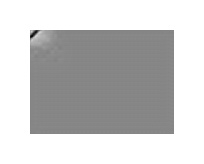
#> input picture step03_feature_extractor_matcher/input/00_20251125_100949/plate_023.jpg, 204 x 164 px
$ python -i polygon_roi_selector.py   (imports and definitions only)
#> lines starting #> are read from the running program, lines starting #| are printed output that depends on the picture; after the words box and inside, x2 and y2 are one past the last pixel; in counts of white or black regions, pixels touching at a corner belong together
#> further down, picture is the input picture: shape (164, 204, 3); min 7, max 255, mean 201.2
# CURSOR: DO NOT MODIFY THIS FILE
"""
Polygon ROI Selector Module
Cho phép người dùng chọn ROI dạng polygon bằng cách click các điểm trên video
"""

import cv2
import numpy as np
from typing import Tuple, Optional, List


class PolygonROISelector:
    """
    Interactive Polygon ROI selector sử dụng mouse callback
    Người dùng click để thêm điểm, tạo thành polygon
    """

    def __init__(self, window_name: str = "Select Polygon ROI", max_points: int = 4):
        """
        Initialize Polygon ROI selector

        Args:
            window_name (str): Tên cửa sổ hiển thị
            max_points (int): Số điểm tối đa (mặc định 4 cho tứ giác)
        """
        self.window_name = window_name
        self.max_points = max_points
        self.points = []  # List of (x, y) tuples
        self.current_frame = None
        self.scale_factor = 1.0  # Scale factor for coordinate adjustment

        # Setup mouse callback
        cv2.namedWindow(self.window_name, cv2.WINDOW_NORMAL)
        cv2.resizeWindow(self.window_name, 1200, 800)
        cv2.setMouseCallback(self.window_name, self.mouse_callback)

    # [38 lines left out: functions mouse_callback, get_polygon_points, not called in this run]

    def draw_polygon_preview(self, frame: np.ndarray) -> np.ndarray:
        """
        Vẽ preview polygon trên frame

        Args:
            frame (np.ndarray): Frame để vẽ

        Returns:
            np.ndarray: Frame với polygon preview
        """
        display_frame = frame.copy()

        # Vẽ các điểm đã chọn
        for i, pt in enumerate(self.points):
            cv2.circle(display_frame, pt, 8, (0, 255, 0), -1)
            cv2.circle(display_frame, pt, 10, (255, 255, 255), 2)

            # Label cho điểm
            label = f"P{i+1}"
            cv2.putText(display_frame, label, (pt[0]+15, pt[1]-10),
                       cv2.FONT_HERSHEY_SIMPLEX, 0.7, (0, 255, 0), 2)

        # Vẽ các cạnh nối giữa các điểm
        if len(self.points) > 1:
            for i in range(len(self.points)):
                pt1 = self.points[i]
                pt2 = self.points[(i+1) % len(self.points)]
                cv2.line(display_frame, pt1, pt2, (0, 255, 0), 2)

        # Tô màu semi-transparent cho vùng polygon (nếu có >= 3 điểm)
        if len(self.points) >= 3:
            overlay = display_frame.copy()
            pts = np.array(self.points, dtype=np.int32)
            cv2.fillPoly(overlay, [pts], (0, 255, 0))
            cv2.addWeighted(overlay, 0.3, display_frame, 0.7, 0, display_frame)

        # Hiển thị hướng dẫn
        instructions = [
            f"Da chon: {len(self.points)}/{self.max_points} diem",
            "LEFT CLICK: Them diem",
            "RIGHT CLICK: Xoa diem cuoi",
            "ENTER: Xac nhan (can >= 3 diem)",
            "'r': Reset tat ca",
            "ESC: Huy",
            f"Scale: {self.scale_factor:.2f}x"
        ]

        # Vẽ background cho text
        bg_height = len(instructions) * 30 + 20
        overlay = display_frame.copy()
        cv2.rectangle(overlay, (5, 5), (400, bg_height), (0, 0, 0), -1)
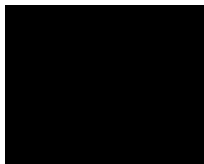
#> overlay: shape (164, 204, 3); 5.4% white; 1 white region, box (x1, y1, x2, y2) and area: (0, 0, 204, 164) 1815
        cv2.addWeighted(overlay, 0.6, display_frame, 0.4, 0, display_frame)
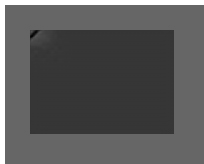
#> display_frame: shape (164, 204, 3); min 3, max 255, mean 88.8

        # Vẽ text hướng dẫn
        for i, instruction in enumerate(instructions):
            color = (0, 255, 0) if i == 0 else (255, 255, 255)
            cv2.putText(display_frame, instruction, (10, 30 + i * 30),
                       cv2.FONT_HERSHEY_SIMPLEX, 0.6, color, 2)
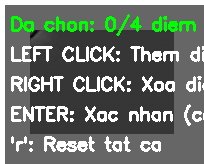
#> display_frame: shape (164, 204, 3); 17.12% of pixels changed, all inside (x1, y1, x2, y2) = (11, 14, 204, 152)

        return display_frame

    # [81 lines left out: function select_roi_from_video, not called in this run]

    def select_roi_from_frame(self, frame: np.ndarray) -> Optional[List[Tuple[int, int]]]:
        """
        Chọn Polygon ROI từ frame cụ thể

        Args:
            frame (np.ndarray): Frame để chọn ROI

        Returns:
            List of (x, y) tuples representing polygon vertices hoặc None
        """
        self.current_frame = frame

        print(f"\n{'='*50}")
        print(f"   POLYGON ROI SELECTION MODE")
        print(f"{'='*50}")
        print(f"Max points: {self.max_points}")
        print(f"\nHướng dẫn:")
        print("  - LEFT CLICK để thêm điểm")
        print("  - RIGHT CLICK để xóa điểm cuối")
        print("  - Nhấn ENTER để xác nhận (cần ít nhất 3 điểm)")
        print("  - Nhấn 'r' để reset")
        print("  - Nhấn ESC để hủy")
        print(f"{'='*50}\n")

        while True:
            # Vẽ preview polygon
            display_frame = self.draw_polygon_preview(frame)

            # Resize frame để hiển thị tốt hơn và lưu scale factor
            height, width = display_frame.shape[:2]
#> height = 164; width = 204
            if width > 1200:
                self.scale_factor = 1200 / width
                new_width = int(width * self.scale_factor)
                new_height = int(height * self.scale_factor)
                display_frame = cv2.resize(display_frame, (new_width, new_height))
            else:
                self.scale_factor = 1.0

            cv2.imshow(self.window_name, display_frame)

            key = cv2.waitKey(1) & 0xFF
#> (key Esc is pressed here)

            if key == 13:  # ENTER key
                polygon_points = self.get_polygon_points()
                if polygon_points:
                    print(f"\n✓ Polygon ROI đã được chọn với {len(polygon_points)} điểm:")
                    for i, pt in enumerate(polygon_points):
                        print(f"    P{i+1}: {pt}")
                    cv2.destroyWindow(self.window_name)
                    return polygon_points
                else:
                    print("⚠ Vui lòng chọn ít nhất 3 điểm trước khi xác nhận!")

            elif key == ord('r'):  # Reset
                self.points = []
                print("✓ Đã reset tất cả điểm")

            elif key == 27:  # ESC key
                print("✗ Đã hủy Polygon ROI selection")
                cv2.destroyWindow(self.window_name)
                return None

        cv2.destroyWindow(self.window_name)
        return None


# [29 lines left out: functions select_polygon_roi_interactive, select_polygon_roi_from_frame, not called in this run]

>>> import cv2
>>> picture = cv2.imread('../../step03_feature_extractor_matcher/input/00_20251125_100949/plate_023.jpg')
>>> result = PolygonROISelector().select_roi_from_frame(picture)
